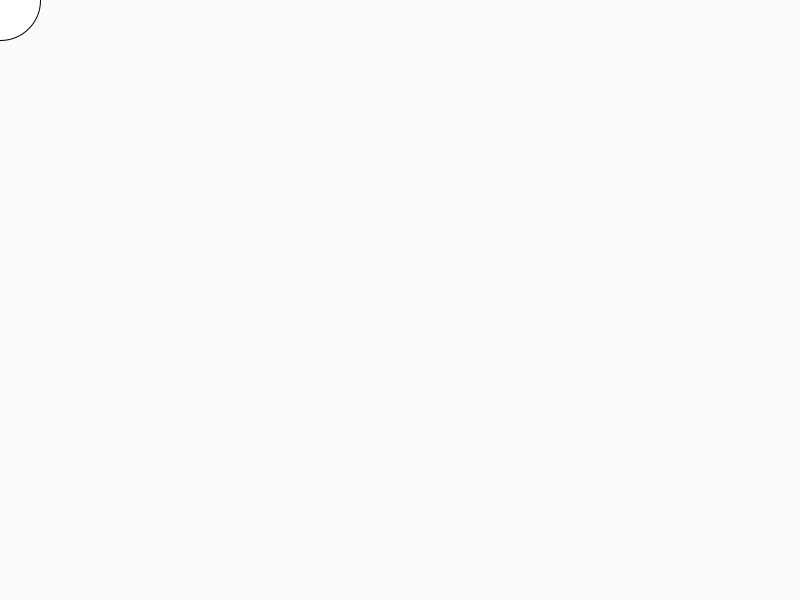
Frame 1 (no input)
Frame 60 (the mouse pressed at the canvas centre just before this capture): identical to frame 1, image omitted
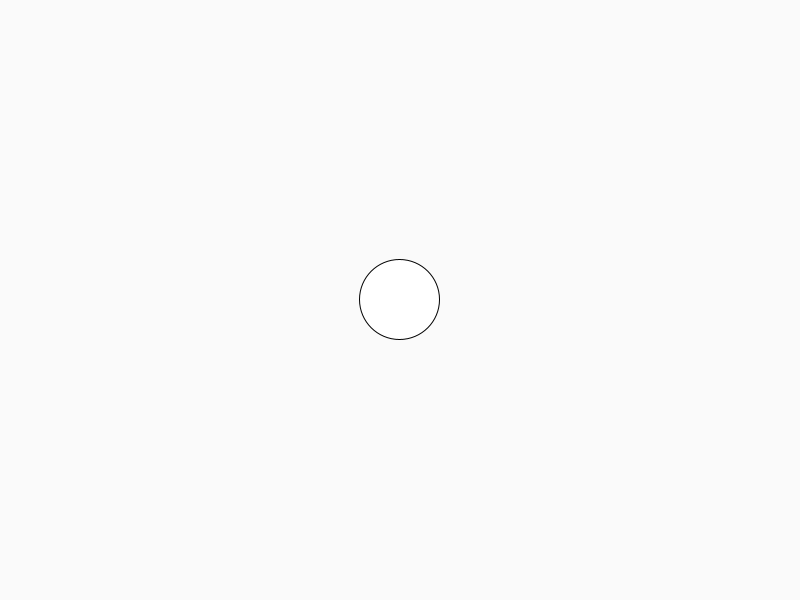
Frame 120 (the mouse held since frame 60 and released just before this capture)

The Processing sketch that drew these frames (run headless with seeded random() and noise(); from frame 60 on, the mouse is pressed at the canvas centre):

// Processing sketch: w12a_easing
// ── w12a_easing.pde
float posX;
float posY;
float targetX;
float targetY;
float easeRate;

void setup() {
  size(800, 600);
  easeRate = 0.1;
}

void draw() {
  background(250);
  
  targetX = mouseX;
  targetY = mouseY;
   
  posX += (targetX - posX) * easeRate;
  posY += (targetY - posY) * easeRate;
  
  ellipse(posX, posY, 80, 80);
}
